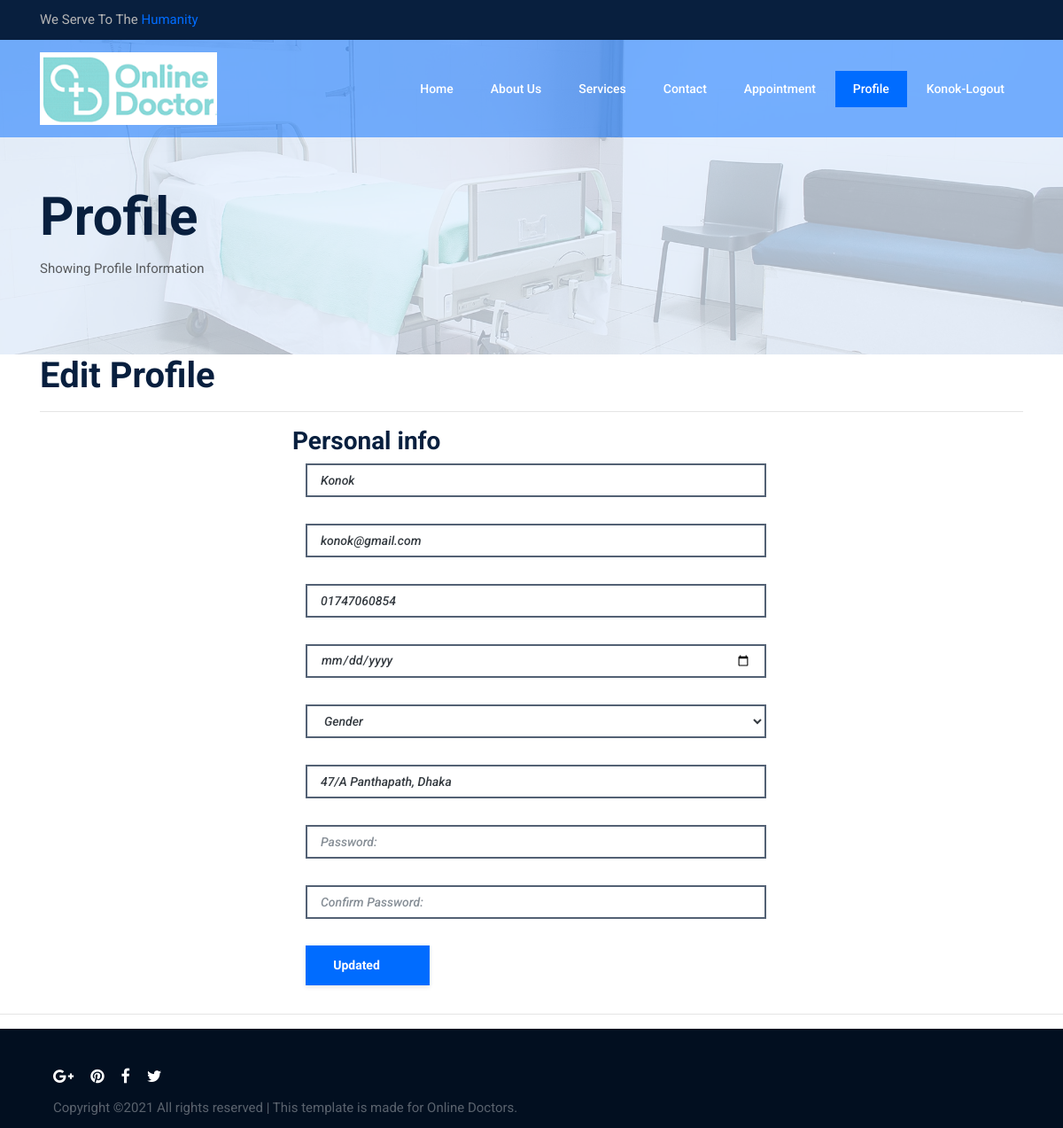
The app's page /profile.php (signed in) with its own data.
### tables this page shows
CREATE TABLE `users` (
  `id` int(3) UNSIGNED NOT NULL,
  `name` text NOT NULL,
  `email` varchar(50) NOT NULL,
  `mobile` varchar(14) NOT NULL,
  `date` varchar(12) NOT NULL,
  `gender` text NOT NULL,
  `address` varchar(300) NOT NULL,
  `pass` varchar(50) NOT NULL,
  `role` int(5) NOT NULL DEFAULT '1' COMMENT '0-Admin, 1-User'
);

### profile.php (the view, shortened to what this page needs)
<!DOCTYPE html>
<html lang="en">
<?php include 'templates/header.php';
		$uid = $_SESSION['uid'];
		$sql = "SELECT * FROM users WHERE `id`='$uid'";
		$conn = connect();
		$result = $conn->query($sql);
?>
<body>
    <header class="header-area">
        <?php include 'templates/topheader.php';?>
        <div class="main-header-area" id="stickyHeader">
            <div class="container h-100">
                <div class="row h-100 align-items-center">
                    <div class="col-12 h-100">
                        <div class="main-menu h-100">
                            <nav class="navbar h-100 navbar-expand-lg">
                                <a class="navbar-brand" href="index.php"><img src="img/core-img/logo1.png" alt="Logo"></a>
                                <div class="collapse navbar-collapse" id="medilifeMenu">
                                    <ul class="navbar-nav ml-auto">
										<?php if(isset($_SESSION['isLoggedIn']) && $_SESSION['isLoggedIn'] == true){?>
										<?php if(isset($_SESSION['user_role']) && $_SESSION['user_role'] == 0){?>
										<li class="nav-item"><a class="nav-link" href="admin/showdr.php">Show Doctors</a></li>
										<li class="nav-item"><a class="nav-link" href="admin/showbookings.php">Show Bookings</a></li>
										<li class="nav-item"><a class="nav-link" href="logout.php"><?=$_SESSION['username']?>-Logout</a></li>
										<?php }else{?>
										<li class="nav-item"><a class="nav-link" href="index.php">Home</a></li>
										<li class="nav-item"><a class="nav-link" href="aboutus.php">About Us</a></li>
                                        <li class="nav-item"><a class="nav-link" href="services.php">Services</a></li>
                                        <li class="nav-item"><a class="nav-link" href="contact.php">Contact</a></li>
										<?php if(isset($_SESSION['did']) && $_SESSION['did'] == true){?>
										<li class="nav-item"><a class="nav-link" href="drprofile.php">Profile</a></li>
										<li class="nav-item"><a class="nav-link" href="logout.php"><?=$_SESSION['username']?>-Logout</a></li>
										<?php
										}else{?>
										<li class="nav-item"><a class="nav-link" href="appointment.php">Appointment</a></li>
										<li class="nav-item active"><a class="nav-link" href="profile.php">Profile</a></li>
										<li class="nav-item"><a class="nav-link" href="logout.php"><?=$_SESSION['username']?>-Logout</a></li>
										<?php
										}
										}}?>
                                    </ul>
                                </div>
                            </nav>
                        </div>
                    </div>
                </div>
            </div>
        </div>
    </header>
    <section class="breadcumb-area bg-img gradient-background-overlay" style="background-image: url(../img/bg-img/breadcumb2.jpg);">
        <div class="container h-100">
            <div class="row h-100 align-items-center">
                <div class="col-12">
                    <div class="breadcumb-content">
                        <h3 class="breadcumb-title">Profile</h3>
                        <p>Showing Profile Information</p>
                    </div>
                </div>
            </div>
        </div>
    </section>
	<?php
	foreach($result as $row){
	$name 			= $row['name'];
	$email 			= $row['email'];
	$mobile 		= $row['mobile'];
	$dateofbirth 	= $row['date'];
	$gender 		= $row['gender'];
	$address 		= $row['address'];
	}
	?>
	<div class="container">
    <h1>Edit Profile</h1>
  	<hr>
	<div class="row">
      <div class="col-md-3">
      </div>
      <div class="col-md-9 personal-info">
        <h3>Personal info</h3>
        <form class="form-horizontal" action="#" method="post" enctype="multipart/form-data">
          <div class="form-group">
            <div class="col-lg-8">
              <input class="form-control text-dark" name="uname" type="text" value="<?php if(isset($name)) echo $name; ?>" placeholder="User Name:" required>
            </div>
          </div>
          <div class="form-group">
            <div class="col-lg-8">
              <input class="form-control text-dark" name="email" type="text" value="<?php if(isset($email)) echo $email; ?>" placeholder="Email Address:" required>
            </div>
          </div>
          <div class="form-group">
            <div class="col-lg-8">
              <input class="form-control text-dark" name="mobilenumber" type="text" value="<?php if(isset($mobile)) echo $mobile; ?>" placeholder="Mobile Number:" required>
            </div>
          </div>
          <div class="form-group">
            <div class="col-md-8">
              <input class="form-control text-dark" name="dateofbirth" type="date" value="<?php if(isset($dateofbirth)) echo $dateofbirth; ?>" placeholder="Date of Birth:" required>
            </div>
          </div>
		  <div class="form-group">
            <div class="col-lg-8">
              <div class="ui-select">
                <select name="gender" class="form-control text-dark" value="<?php if(isset($gender)) echo $gender; ?>" required>
					<option value="">Gender </option>
                </select>
              </div>
            </div>
          </div>
          <div class="form-group">
            <div class="col-md-8">
              <input class="form-control text-dark" name="address" type="text" value="<?php if(isset($address)) echo $address; ?>" placeholder="Address:" required>
            </div>
          </div>
          <div class="form-group">
            <div class="col-md-8">
              <input class="form-control text-dark" name="password" type="password" value="" placeholder="Password:" required>
            </div>
          </div>
		  <div class="form-group">
            <div class="col-md-8">
              <input class="form-control text-dark" name="confirmpassword" type="password" value="" placeholder="Confirm Password:" required>
            </div>
          </div>
          <div class="form-group">
            <div class="col-md-8">
              <button type="submit" name="update" class="btn medilife-btn">Updated</button>
            </div>
          </div>
        </form>
      </div>
	</div>
	</div>
	<hr>
		<?php include 'templates/footer.php'; ?>
</body>
</html>

### style.css (style rules this page uses)
* { margin: 0; padding: 0; }
body { font-family: "Roboto", sans-serif; }
h1, h2, h3, h4, h5, h6 { color: #081f3e; font-weight: 700; }
p { color: #57595c; font-size: 15px; line-height: 3; font-weight: 400; }
a { -webkit-transition-duration: 500ms; transition-duration: 500ms; text-decoration: none; outline: none; font-size: 14px; font-weight: 700; }
ul, ol { margin: 0; }
ul li, ol li { list-style: none; }
img { height: auto; max-width: 100%; }
.bg-img { background-position: center center; background-size: cover; background-repeat: no-repeat; }
.btn { box-shadow: 0 2px 5px rgba(0, 0, 0, 0.1); }
.medilife-btn { display: inline-block; color: #ffffff; background-color: #006cff; height: 45px; padding: 0 55px 0 30px; line-height: 42px; font-size: 14px; min-width: 140px; border-radius: 0; font-weight: 700; position: relative; z-index: 1; -webkit-transition-duration: 500ms; transition-duration: 500ms; }
.header-area { position: absolute; z-index: 10000; width: 100%; height: auto; -webkit-transition-duration: 500ms; transition-duration: 500ms; }
.main-header-area { width: 100%; height: 110px; position: relative; z-index: 1; background-color: rgba(0, 108, 255, 0.5); -webkit-transition-duration: 500ms; transition-duration: 500ms; }
.header-area .main-menu .nav-link { font-size: 14px; text-transform: capitalize; padding: 10px 20px; color: #ffffff; font-weight: 500; margin: 0 1px; }
.header-area .main-menu .nav-item.active .nav-link { background-color: #006cff; }
.navbar { padding: 0; }
.form-control { background-color: transparent; width: 100%; height: 38px; border-radius: 0; font-size: 14px; font-style: italic; color: #ffffff; margin-bottom: 30px; font-weight: 500; padding: 0 15px; border: 2px solid #536174; }
.breadcumb-area { width: 100%; height: 400px; position: relative; z-index: 1; padding-top: 150px; }
.breadcumb-area .breadcumb-title { font-size: 60px; margin-bottom: 0; }
.breadcumb-area::after { background-color: rgba(230, 241, 255, 0.75); content: ''; top: 0; left: 0; width: 100%; height: 100%; position: absolute; z-index: -1; }

### records on screen
users: uname "Konok", email "konok@gmail.com", mobilenumber "01747060854", address "47/A Panthapath, Dhaka"

### other values on screen
$_SESSION['username'] "Konok"
